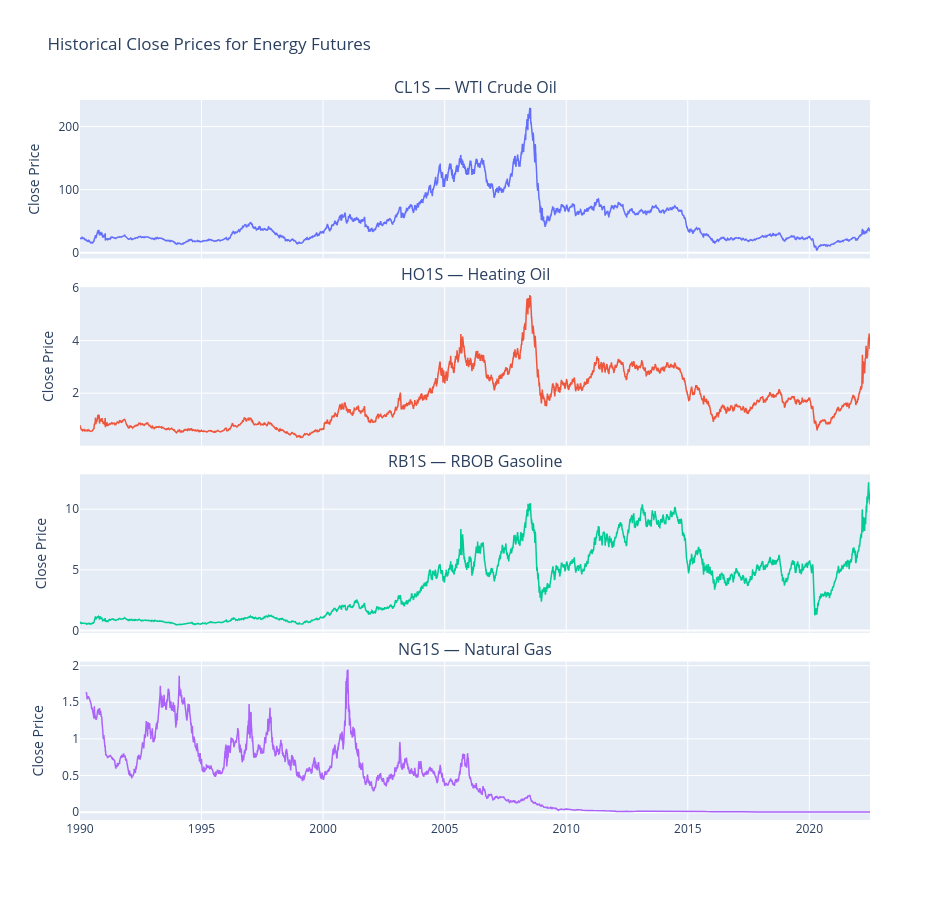

The notebook cell this image was saved under:
### Markdown cell above
## 1.5 Price Series Visualization

We now visualize the historical closing prices of the Energy futures contracts.

The objective is not yet predictive modeling, but rather:
- understanding the long-term behavior of each market,
- identifying volatility regimes,
- detecting structural breaks and crises,
- and building intuition about the data before feature engineering.

Since commodity futures can exhibit very different scales and volatility levels, each instrument is plotted separately.

### Code cell
fig = make_subplots(
    rows=4,
    cols=1,
    shared_xaxes=True,
    vertical_spacing=0.04,
    subplot_titles=[
        f"{inst.upper()} — {INSTRUMENT_NAMES[inst]}"
        for inst in ENERGY_INSTRUMENTS
    ]
)

for row, inst in enumerate(ENERGY_INSTRUMENTS, start=1):
    df_inst = ohlcv_energy[ohlcv_energy["instrument"] == inst]
    
    fig.add_trace(
        go.Scatter(
            x=df_inst["date"],
            y=df_inst["close"],
            mode="lines",
            name=inst.upper(),
            line=dict(width=1.5)
        ),
        row=row,
        col=1
    )
    
    fig.update_yaxes(title_text="Close Price", row=row, col=1)

fig.update_layout(
    height=900,
    width=950,
    title_text="Historical Close Prices for Energy Futures",
    showlegend=False
)

fig.show()

### Figure 1 — Plotly figure (JSON) as saved in the notebook; plotly's stock layout.template omitted (floating-point values rounded to 4 significant figures; data arrays with more than 128 entries replaced by an {"elided": "..."} marker saying what was removed)
{"data": [{"line": {"width": 1.5}, "mode": "lines", "name": "CL1S", "type": "scatter", "x": {"elided": "8171 str values"}, "xaxis": "x", "y": {"elided": "8171 float values"}, "yaxis": "y"}, {"line": {"width": 1.5}, "mode": "lines", "name": "HO1S", "type": "scatter", "x": {"elided": "8169 str values"}, "xaxis": "x2", "y": {"elided": "8169 float values"}, "yaxis": "y2"}, {"line": {"width": 1.5}, "mode": "lines", "name": "RB1S", "type": "scatter", "x": {"elided": "8170 str values"}, "xaxis": "x3", "y": {"elided": "8170 float values"}, "yaxis": "y3"}, {"line": {"width": 1.5}, "mode": "lines", "name": "NG1S", "type": "scatter", "x": {"elided": "8104 str values"}, "xaxis": "x4", "y": {"elided": "8104 float values"}, "yaxis": "y4"}], "layout": {"annotations": [{"font": {"size": 16}, "showarrow": false, "text": "CL1S — WTI Crude Oil", "x": 0.5, "xanchor": "center", "xref": "paper", "y": 1, "yanchor": "bottom", "yref": "paper"}, {"font": {"size": 16}, "showarrow": false, "text": "HO1S — Heating Oil", "x": 0.5, "xanchor": "center", "xref": "paper", "y": 0.74, "yanchor": "bottom", "yref": "paper"}, {"font": {"size": 16}, "showarrow": false, "text": "RB1S — RBOB Gasoline", "x": 0.5, "xanchor": "center", "xref": "paper", "y": 0.48, "yanchor": "bottom", "yref": "paper"}, {"font": {"size": 16}, "showarrow": false, "text": "NG1S — Natural Gas", "x": 0.5, "xanchor": "center", "xref": "paper", "y": 0.22, "yanchor": "bottom", "yref": "paper"}], "height": 900, "showlegend": false, "title": {"text": "Historical Close Prices for Energy Futures"}, "width": 950, "xaxis": {"anchor": "y", "domain": [0, 1], "matches": "x4", "showticklabels": false}, "xaxis2": {"anchor": "y2", "domain": [0, 1], "matches": "x4", "showticklabels": false}, "xaxis3": {"anchor": "y3", "domain": [0, 1], "matches": "x4", "showticklabels": false}, "xaxis4": {"anchor": "y4", "domain": [0, 1]}, "yaxis": {"anchor": "x", "domain": [0.78, 1], "title": {"text": "Close Price"}}, "yaxis2": {"anchor": "x2", "domain": [0.52, 0.74], "title": {"text": "Close Price"}}, "yaxis3": {"anchor": "x3", "domain": [0.26, 0.48], "title": {"text": "Close Price"}}, "yaxis4": {"anchor": "x4", "domain": [0, 0.22], "title": {"text": "Close Price"}}}}
